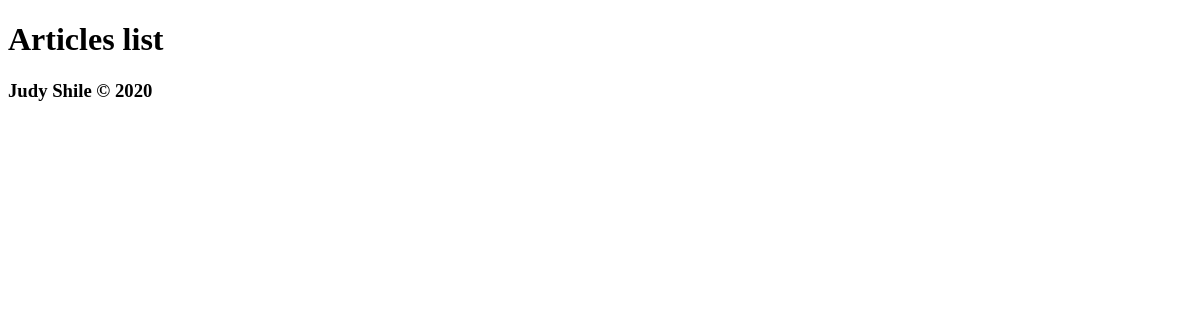
The page /articles/ on the database as committed earlier.
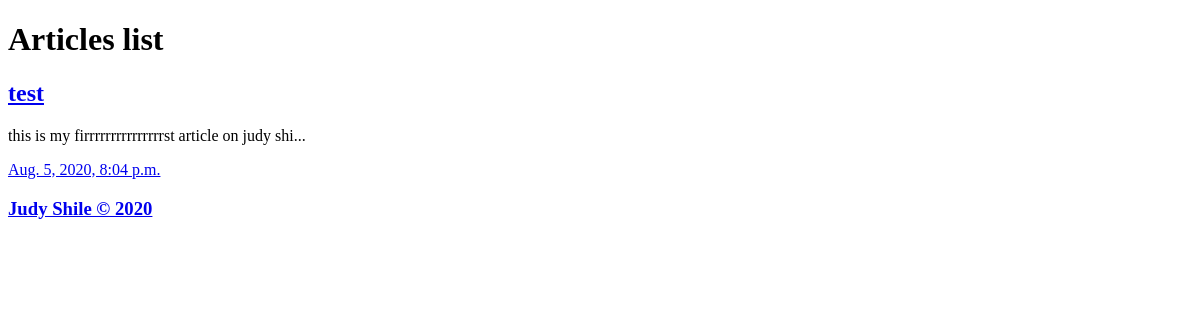
The same page on the database as committed later.
### articles/models.py (models this page shows, shortened)
class Article (models.Model):
    title = models.CharField( max_length=50 ,blank=True)
    slug = models.SlugField()
    categorys = models.ManyToManyField("Category")
    body = models.TextField()
    date = models.DateTimeField(  auto_now_add=True)
    thumb = models.ImageField()
    views = models.IntegerField(blank=True,default=0)
    def snippet(self):
        return self.body[:50] + '...'

### articles/views.py (the view)
# urls.py: path(r'',views.article_list, name ='article_list'),
def article_list(request):
    articles = Article.objects.all().order_by('date')
    return render(request,'articles/article_list.htm',{'articles':articles})

### articles/templates/articles/article_list.htm (shortened to what this page needs)
{%extends 'base_layout.htm'%}
    {%block content%}
    <h1>
        Articles list
    </h1>
    <div class="articles">
        {% for article in articles%}
        <div class="article">
            <h2><a href="/articles/{{article.slug}}">{{article.title}}</a></h2>
            <p>{{article.snippet}} <a href="#"></p>
            <p>{{article.date}}</p>
        </div>
        {% endfor %}
    </div>
    {%endblock%}

### templates/base_layout.htm (shortened to what this page needs)
{% load static %}
<!DOCTYPE html>
<html lang="en">
<head>
</head>
<body>
    {%block content%}
    {%endblock%}
    <div class="footer">
        <h3>Judy Shile &copy; 2020</h3>
    </div>
</body>
</html>

Rows that differ between the two databases and show on the page:
added Article: title "test", snippet "this is my firrrrrrrrrrrrrrrst article on judy shi...", date "Aug. 5, 2020, 8:04 p.m."
